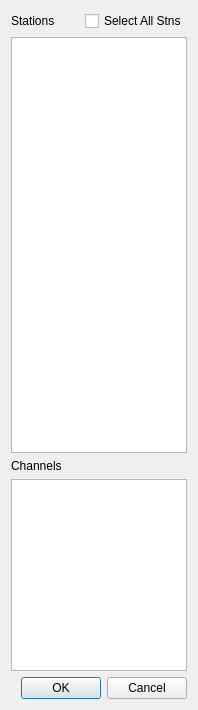
<?xml version="1.0" encoding="UTF-8"?>
<ui version="4.0">
 <class>SelectDialog</class>
 <widget class="QDialog" name="SelectDialog">
  <property name="geometry">
   <rect>
    <x>0</x>
    <y>0</y>
    <width>198</width>
    <height>710</height>
   </rect>
  </property>
  <property name="windowTitle">
   <string>Stn/Chan Selection</string>
  </property>
  <layout class="QVBoxLayout" name="verticalLayout_2">
   <item>
    <layout class="QVBoxLayout" name="verticalLayout">
     <item>
      <layout class="QGridLayout" name="gridLayout">
       <item row="8" column="0">
        <widget class="QListView" name="ChanListView">
         <property name="sizePolicy">
          <sizepolicy hsizetype="Expanding" vsizetype="Fixed">
           <horstretch>0</horstretch>
           <verstretch>0</verstretch>
          </sizepolicy>
         </property>
         <property name="selectionMode">
          <enum>QAbstractItemView::MultiSelection</enum>
         </property>
        </widget>
       </item>
       <item row="6" column="0">
        <widget class="QListView" name="StaListView">
         <property name="selectionMode">
          <enum>QAbstractItemView::MultiSelection</enum>
         </property>
        </widget>
       </item>
       <item row="7" column="0">
        <widget class="QLabel" name="chan_lbl">
         <property name="text">
          <string>Channels</string>
         </property>
        </widget>
       </item>
       <item row="9" column="0">
        <widget class="QDialogButtonBox" name="buttonBox">
         <property name="orientation">
          <enum>Qt::Horizontal</enum>
         </property>
         <property name="standardButtons">
          <set>QDialogButtonBox::Cancel|QDialogButtonBox::Ok</set>
         </property>
        </widget>
       </item>
       <item row="0" column="0">
        <layout class="QHBoxLayout" name="stations_btns_layout">
         <item>
          <widget class="QLabel" name="stn_lbl">
           <property name="text">
            <string>Stations</string>
           </property>
          </widget>
         </item>
         <item>
          <widget class="QCheckBox" name="check_all">
           <property name="text">
            <string>Select All Stns</string>
           </property>
          </widget>
         </item>
        </layout>
       </item>
      </layout>
     </item>
    </layout>
   </item>
  </layout>
 </widget>
 <resources/>
 <connections>
  <connection>
   <sender>buttonBox</sender>
   <signal>accepted()</signal>
   <receiver>SelectDialog</receiver>
   <slot>accept()</slot>
   <hints>
    <hint type="sourcelabel">
     <x>248</x>
     <y>254</y>
    </hint>
    <hint type="destinationlabel">
     <x>157</x>
     <y>274</y>
    </hint>
   </hints>
  </connection>
  <connection>
   <sender>buttonBox</sender>
   <signal>rejected()</signal>
   <receiver>SelectDialog</receiver>
   <slot>reject()</slot>
   <hints>
    <hint type="sourcelabel">
     <x>316</x>
     <y>260</y>
    </hint>
    <hint type="destinationlabel">
     <x>286</x>
     <y>274</y>
    </hint>
   </hints>
  </connection>
 </connections>
</ui>
